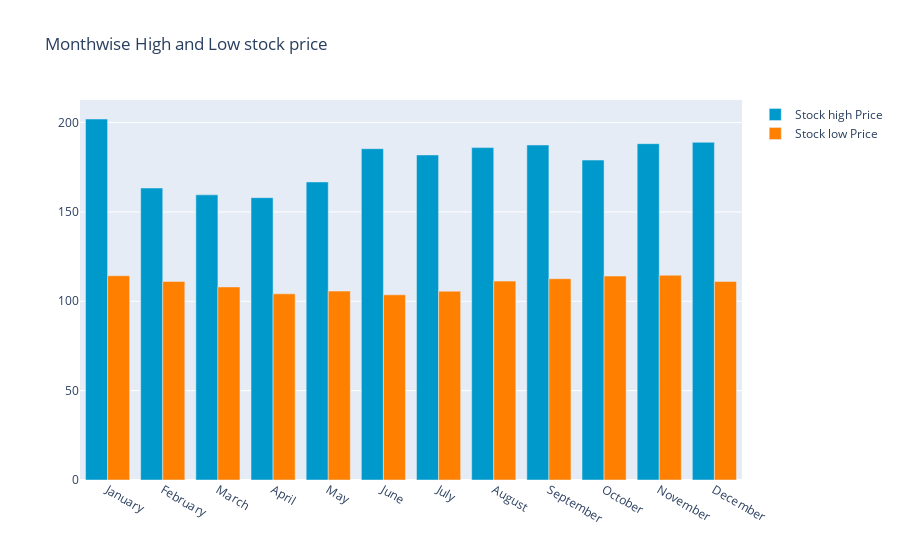

The notebook cell this image was saved under:
### Code cell
toyotadf.groupby(toyotadf['Date'].dt.strftime('%B'))['Low'].min()
monthvise_high = toyotadf.groupby(toyotadf['Date'].dt.strftime('%B'))['High'].max()
monthvise_high = monthvise_high.reindex(new_order, axis=0)

monthvise_low = toyotadf.groupby(toyotadf['Date'].dt.strftime('%B'))['Low'].min()
monthvise_low = monthvise_low.reindex(new_order, axis=0)

fig = go.Figure()
fig.add_trace(go.Bar(
    x=monthvise_high.index,
    y=monthvise_high,
    name='Stock high Price',
    marker_color='rgb(0, 153, 204)'
))
fig.add_trace(go.Bar(
    x=monthvise_low.index,
    y=monthvise_low,
    name='Stock low Price',
    marker_color='rgb(255, 128, 0)'
))

fig.update_layout(barmode='group', 
                  title=' Monthwise High and Low stock price')
fig.show()

### Figure 1 — Plotly figure (JSON) as saved in the notebook; plotly's stock layout.template omitted (floating-point values rounded to 4 significant figures)
{"data": [{"marker": {"color": "rgb(0, 153, 204)"}, "name": "Stock high Price", "type": "bar", "x": ["January", "February", "March", "April", "May", "June", "July", "August", "September", "October", "November", "December"], "y": [202.0, 163.4, 159.6, 158.0, 166.8, 185.4, 181.9, 186.0, 187.4, 179, 188.2, 188.9]}, {"marker": {"color": "rgb(255, 128, 0)"}, "name": "Stock low Price", "type": "bar", "x": ["January", "February", "March", "April", "May", "June", "July", "August", "September", "October", "November", "December"], "y": [114.3, 111.1, 108.0, 104.2, 105.7, 103.6, 105.7, 111.3, 112.6, 114.1, 114.6, 111.1]}], "layout": {"autosize": true, "barmode": "group", "title": {"text": " Monthwise High and Low stock price"}, "xaxis": {"autorange": true, "range": [-0.5, 11.5], "type": "category"}, "yaxis": {"autorange": true, "range": [0, 212.6], "type": "linear"}}}
